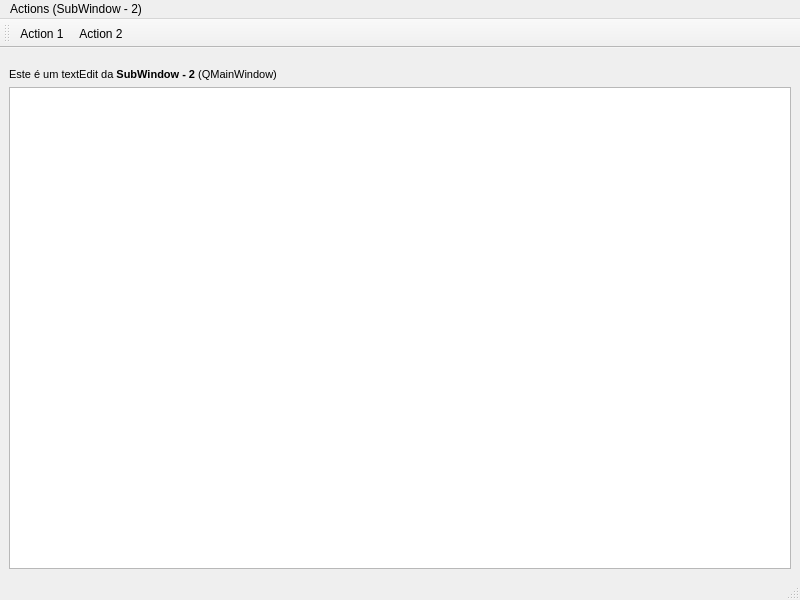
<?xml version="1.0" encoding="UTF-8"?>
<ui version="4.0">
 <class>sub_mainwindow_2</class>
 <widget class="QMainWindow" name="sub_mainwindow_2">
  <property name="geometry">
   <rect>
    <x>0</x>
    <y>0</y>
    <width>800</width>
    <height>600</height>
   </rect>
  </property>
  <property name="windowTitle">
   <string>SubMainWindow - 2</string>
  </property>
  <widget class="QWidget" name="centralwidget">
   <layout class="QVBoxLayout" name="verticalLayout">
    <property name="topMargin">
     <number>20</number>
    </property>
    <item>
     <widget class="QLabel" name="label">
      <property name="text">
       <string>&lt;!DOCTYPE HTML PUBLIC &quot;-//W3C//DTD HTML 4.0//EN&quot; &quot;http://www.w3.org/TR/REC-html40/strict.dtd&quot;&gt;
&lt;html&gt;&lt;head&gt;&lt;meta name=&quot;qrichtext&quot; content=&quot;1&quot; /&gt;&lt;style type=&quot;text/css&quot;&gt;
p, li { white-space: pre-wrap; }
&lt;/style&gt;&lt;/head&gt;&lt;body style=&quot; font-family:'MS Shell Dlg 2'; font-size:8.25pt; font-weight:400; font-style:normal;&quot;&gt;
&lt;p style=&quot; margin-top:0px; margin-bottom:0px; margin-left:0px; margin-right:0px; -qt-block-indent:0; text-indent:0px;&quot;&gt;&lt;span style=&quot; font-size:8pt;&quot;&gt;Este é um textEdit da &lt;/span&gt;&lt;span style=&quot; font-size:8pt; font-weight:600;&quot;&gt;SubWindow - 2&lt;/span&gt;&lt;span style=&quot; font-size:8pt;&quot;&gt; (QMainWindow)&lt;/span&gt;&lt;/p&gt;&lt;/body&gt;&lt;/html&gt;</string>
      </property>
     </widget>
    </item>
    <item>
     <widget class="QTextEdit" name="textEdit"/>
    </item>
   </layout>
  </widget>
  <widget class="QMenuBar" name="menubar">
   <property name="geometry">
    <rect>
     <x>0</x>
     <y>0</y>
     <width>800</width>
     <height>19</height>
    </rect>
   </property>
   <widget class="QMenu" name="menuActions">
    <property name="title">
     <string>Actions (SubWindow - 2)</string>
    </property>
    <addaction name="actionAction_1"/>
    <addaction name="actionAction_2"/>
   </widget>
   <addaction name="menuActions"/>
  </widget>
  <widget class="QStatusBar" name="statusbar"/>
  <widget class="QToolBar" name="toolBar">
   <property name="windowTitle">
    <string>toolBar</string>
   </property>
   <attribute name="toolBarArea">
    <enum>TopToolBarArea</enum>
   </attribute>
   <attribute name="toolBarBreak">
    <bool>false</bool>
   </attribute>
   <addaction name="actionAction_1"/>
   <addaction name="actionAction_2"/>
  </widget>
  <action name="actionAction_1">
   <property name="text">
    <string>Action 1</string>
   </property>
  </action>
  <action name="actionAction_2">
   <property name="text">
    <string>Action 2</string>
   </property>
  </action>
 </widget>
 <resources/>
 <connections/>
</ui>
